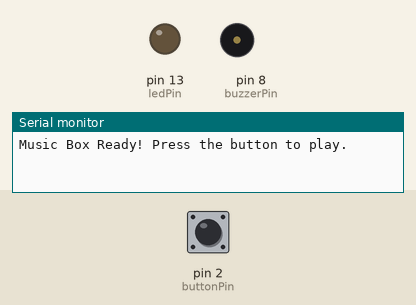
Recording of a sketch running on a simulated Arduino Uno, built with avr-gcc and run on an emulated ATmega328P. Shown: output pins drawn as LEDs (lit = HIGH), buzzer (waves = sounding), the last lines printed to the serial monitor. The inputs (shaded band) are chosen by the test bench; at power-on: pin 2 (buttonPin) HIGH.

Above: at 1.2 s.
1.3 s: pin 2 (buttonPin) pulled LOW for 0.15 s
At 1.52 s:
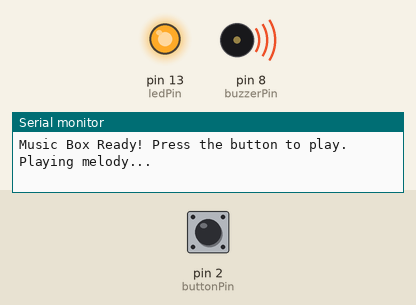
4.3 s: pin 2 (buttonPin) pulled LOW for 3.2 s
At 5.75 s:
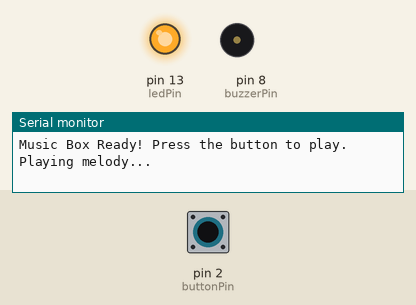
Timing chart, 0 to 12.3 s (numbered marks = the images above; inputs shaded):
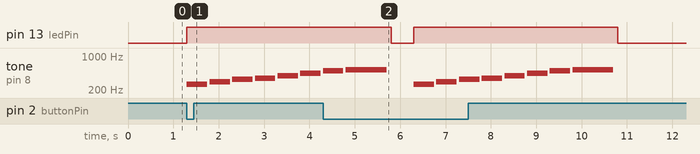

Measured:
- after the input at 1.3 s, pin 13 (ledPin): LOW → HIGH at once; tone on pin 8 (buzzerPin): plays 262 Hz for 0.45 s, 294 Hz for 0.45 s, 330 Hz for 0.45 s, 349 Hz for 0.45 s, 392 Hz for 0.45 s, 440 Hz for 0.45 s, starting at once

The sketch:

musicbox.ino
```cpp
/*
Project:        Retro Music Box
Name:           Just Vic
Date:           This is always done last week!!
Purpose:        Build a music box that plays retro-style tunez
                using a buzzer, buttons, and LEDs.
Libraries:      none
Special-Items:  Piezo buzzer, pushbuttons, LEDs
*/

// --- Note definitions: map note names to frequencies (Hz) ---
#define NOTE_B0  31
#define NOTE_C1  33
#define NOTE_CS1 35
#define NOTE_D1  37
#define NOTE_DS1 39
#define NOTE_E1  41
#define NOTE_F1  44
#define NOTE_FS1 46
#define NOTE_G1  49
#define NOTE_GS1 52
#define NOTE_A1  55
#define NOTE_AS1 58
#define NOTE_B1  62
#define NOTE_C2  65
#define NOTE_CS2 69
#define NOTE_D2  73
#define NOTE_DS2 78
#define NOTE_E2  82
#define NOTE_F2  87
#define NOTE_FS2 93
#define NOTE_G2  98
#define NOTE_GS2 104
#define NOTE_A2  110
#define NOTE_AS2 117
#define NOTE_B2  123
#define NOTE_C3  131
#define NOTE_CS3 139
#define NOTE_D3  147
#define NOTE_DS3 156
#define NOTE_E3  165
#define NOTE_F3  175
#define NOTE_FS3 185
#define NOTE_G3  196
#define NOTE_GS3 208
#define NOTE_A3  220
#define NOTE_AS3 233
#define NOTE_B3  247
#define NOTE_C4  262
#define NOTE_CS4 277
#define NOTE_D4  294
#define NOTE_DS4 311
#define NOTE_E4  330
#define NOTE_F4  349
#define NOTE_FS4 370
#define NOTE_G4  392
#define NOTE_GS4 415
#define NOTE_A4  440
#define NOTE_AS4 466
#define NOTE_B4  494
#define NOTE_C5  523
#define NOTE_CS5 554
#define NOTE_D5  587
#define NOTE_DS5 622
#define NOTE_E5  659
#define NOTE_F5  698
#define NOTE_FS5 740
#define NOTE_G5  784
#define NOTE_GS5 831
#define NOTE_A5  880
#define NOTE_AS5 932
#define NOTE_B5  988
#define NOTE_C6  1047
#define NOTE_CS6 1109
#define NOTE_D6  1175
#define NOTE_DS6 1245
#define NOTE_E6  1319
#define NOTE_F6  1397
#define NOTE_FS6 1480
#define NOTE_G6  1568
#define NOTE_GS6 1661
#define NOTE_A6  1760
#define NOTE_AS6 1865
#define NOTE_B6  1976
#define NOTE_C7  2093
#define NOTE_CS7 2217
#define NOTE_D7  2349
#define NOTE_DS7 2489
#define NOTE_E7  2637
#define NOTE_F7  2794
#define NOTE_FS7 2960
#define NOTE_G7  3136
#define NOTE_GS7 3322
#define NOTE_A7  3520
#define NOTE_AS7 3729
#define NOTE_B7  3951
#define NOTE_C8  4186
#define NOTE_CS8 4435
#define NOTE_D8  4699
#define NOTE_DS8 4978
#define REST      0  // Special value for a rest (silence)

// --- Pin assignments – change only if your wiring is different ---
const int buzzerPin  = 8;   // Pin connected to the buzzer or speaker
const int buttonPin  = 2;   // Pin connected to the pushbutton
const int ledPin     = 13;  // Pin connected to an LED (or use built-in LED on pin 13)

// ----- STUDENT EDIT ONLY THIS ARRAY -----
// Replace the melody[] array below with your sequence from the Songs Library.
// Format: { note, durationCode, note, durationCode, … }
int melody[] =
{
  // Example: simple 8-note melody
  NOTE_C4, 4,
  NOTE_D4, 4,
  NOTE_E4, 4,
  NOTE_F4, 4,
  NOTE_G4, 4,
  NOTE_A4, 4,
  NOTE_B4, 4,
  NOTE_C5, 2
};
// -----------------------------------------
int melodyLength = sizeof(melody) / sizeof(int);  // total number of elements in melody[]

void setup()
{
  pinMode(buzzerPin, OUTPUT);      // Set buzzer pin as output
  pinMode(buttonPin, INPUT_PULLUP); // Set button pin as input with built-in pull-up resistor
  pinMode(ledPin, OUTPUT);         // Set LED pin as output

  Serial.begin(9600);              // Start serial communication for debugging
  Serial.println("Music Box Ready! Press the button to play.");
}

void loop()
{
  // Check if the button is pressed (wired to ground when pressed)
  if (digitalRead(buttonPin) == LOW)
  {
    Serial.println("Playing melody...");
    playMelody(melody, melodyLength);  // Play your listed notes
    delay(500);                         // Pause after playing to avoid immediate retrigger
  }
}

// Function: playMelody()
// Takes an array of note/duration pairs and plays them sequentially.
void playMelody(int seq[], int count)
{
  int tempo = 120;                     // Base tempo (beats per minute) – students may adjust
  int wholenote = (60000 * 4) / tempo; // Duration of a whole note in milliseconds

  for (int i = 0; i < count; i += 2)
  {
    int note         = seq[i];         // the note (frequency constant)
    int durationCode = seq[i + 1];     // code indicating how long to hold the note

    int noteDuration;
    if (durationCode > 0)
    {
      noteDuration = wholenote / durationCode;               // regular note
    }
      else
    {
      // dotted notes: negative durations mean “duration + half”
      noteDuration = wholenote / abs(durationCode);
      noteDuration *= 1.5;
    }

    if (note == REST)
    {
      noTone(buzzerPin);             // Silence for rest
      digitalWrite(ledPin, LOW);     // Turn off LED
    }
      else
    {
      tone(buzzerPin, note, noteDuration * 0.9);  // Play tone slightly shorter to separate notes
      digitalWrite(ledPin, HIGH);                 // Turn on LED while playing
    }

    delay(noteDuration);              // Wait for note duration
    noTone(buzzerPin);                // Stop tone again (in case)
    digitalWrite(ledPin, LOW);        // Turn off LED before next note
  }
}
```
